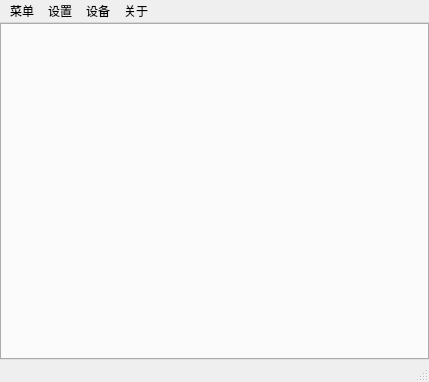
<?xml version="1.0" encoding="UTF-8"?>
<ui version="4.0">
 <class>MainWindow</class>
 <widget class="QMainWindow" name="MainWindow">
  <property name="geometry">
   <rect>
    <x>0</x>
    <y>0</y>
    <width>429</width>
    <height>382</height>
   </rect>
  </property>
  <property name="windowTitle">
   <string>AutoArknight v1.0</string>
  </property>
  <widget class="QWidget" name="centralwidget">
   <layout class="QVBoxLayout" name="verticalLayout">
    <property name="spacing">
     <number>0</number>
    </property>
    <property name="leftMargin">
     <number>0</number>
    </property>
    <property name="topMargin">
     <number>0</number>
    </property>
    <property name="rightMargin">
     <number>0</number>
    </property>
    <property name="bottomMargin">
     <number>0</number>
    </property>
    <item>
     <widget class="QTabWidget" name="MainTab">
      <property name="currentIndex">
       <number>-1</number>
      </property>
     </widget>
    </item>
   </layout>
  </widget>
  <widget class="QStatusBar" name="statusbar"/>
  <widget class="QMenuBar" name="menubar">
   <property name="geometry">
    <rect>
     <x>0</x>
     <y>0</y>
     <width>429</width>
     <height>23</height>
    </rect>
   </property>
   <widget class="QMenu" name="menu">
    <property name="title">
     <string>菜单</string>
    </property>
    <addaction name="CreateTab"/>
    <addaction name="DeleteTab"/>
    <addaction name="separator"/>
    <addaction name="Exit"/>
   </widget>
   <widget class="QMenu" name="menu_2">
    <property name="title">
     <string>设备</string>
    </property>
    <addaction name="Scan"/>
    <addaction name="RemoteScan"/>
    <addaction name="UnScan"/>
   </widget>
   <widget class="QMenu" name="menu_3">
    <property name="title">
     <string>设置</string>
    </property>
    <addaction name="DeleteAllLog"/>
   </widget>
   <widget class="QMenu" name="menu_4">
    <property name="title">
     <string>关于</string>
    </property>
    <addaction name="Soft"/>
    <addaction name="Author"/>
    <addaction name="Help"/>
   </widget>
   <addaction name="menu"/>
   <addaction name="menu_3"/>
   <addaction name="menu_2"/>
   <addaction name="menu_4"/>
  </widget>
  <action name="CreateTab">
   <property name="text">
    <string>新建</string>
   </property>
   <property name="shortcut">
    <string>Ctrl+N</string>
   </property>
  </action>
  <action name="DeleteTab">
   <property name="text">
    <string>删除</string>
   </property>
   <property name="shortcut">
    <string>Ctrl+D</string>
   </property>
  </action>
  <action name="Exit">
   <property name="text">
    <string>退出</string>
   </property>
   <property name="shortcut">
    <string>Ctrl+Q</string>
   </property>
  </action>
  <action name="Scan">
   <property name="text">
    <string>扫描本地模拟器</string>
   </property>
   <property name="shortcut">
    <string>Ctrl+S</string>
   </property>
  </action>
  <action name="DeleteAllLog">
   <property name="text">
    <string>删除所有日志文件</string>
   </property>
   <property name="shortcut">
    <string>Ctrl+L</string>
   </property>
  </action>
  <action name="Soft">
   <property name="text">
    <string>关于软件</string>
   </property>
  </action>
  <action name="Author">
   <property name="text">
    <string>关于作者</string>
   </property>
  </action>
  <action name="Help">
   <property name="text">
    <string>使用帮助</string>
   </property>
  </action>
  <action name="UnScan">
   <property name="text">
    <string>删除扫描结果</string>
   </property>
  </action>
  <action name="RemoteScan">
   <property name="text">
    <string>远程扫描</string>
   </property>
  </action>
 </widget>
 <resources/>
 <connections>
  <connection>
   <sender>Exit</sender>
   <signal>triggered()</signal>
   <receiver>MainWindow</receiver>
   <slot>close()</slot>
   <hints>
    <hint type="sourcelabel">
     <x>-1</x>
     <y>-1</y>
    </hint>
    <hint type="destinationlabel">
     <x>234</x>
     <y>198</y>
    </hint>
   </hints>
  </connection>
 </connections>
</ui>
